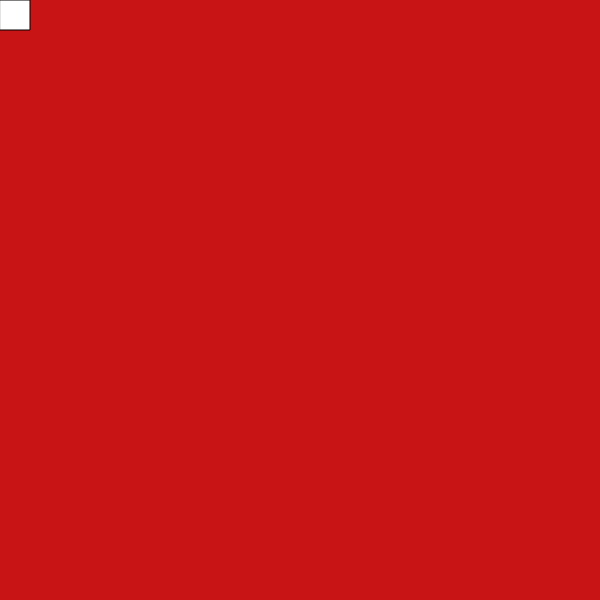
Frame 1 (no input)
Frame 60 (no input): identical to frame 1, image omitted
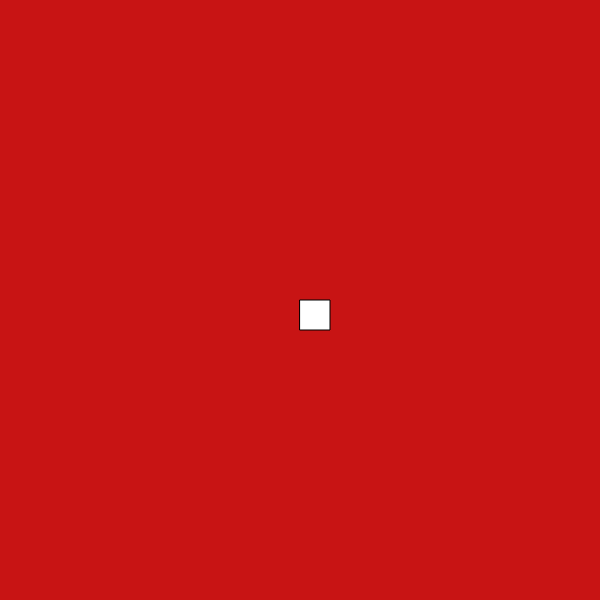
Frame 120 (the mouse pressed at the canvas centre since frame 60)

The p5.js sketch that drew these frames (run headless with seeded random() and noise() and a simulated clock; from frame 60 on, the mouse is pressed at the canvas centre):

// p5.js sketch
// ── sketch.js
// week 03: if/else

let xpos = 180;

function setup() {
  createCanvas(600, 600);
}

function draw() {
  background(200, 20, 20);

  if (mouseX > width / 2) {
    if (mouseY > height / 2) { 
      fill(200, 10, 200);
    } else {
      fill(0, 255, 0);
    }
  } else {
    if (mouseY > height / 2) { 
      fill(10, 10, 200);
    } else {
      fill(255);
    }
  }

  rect(mouseX, mouseY, 30, 30);
}
